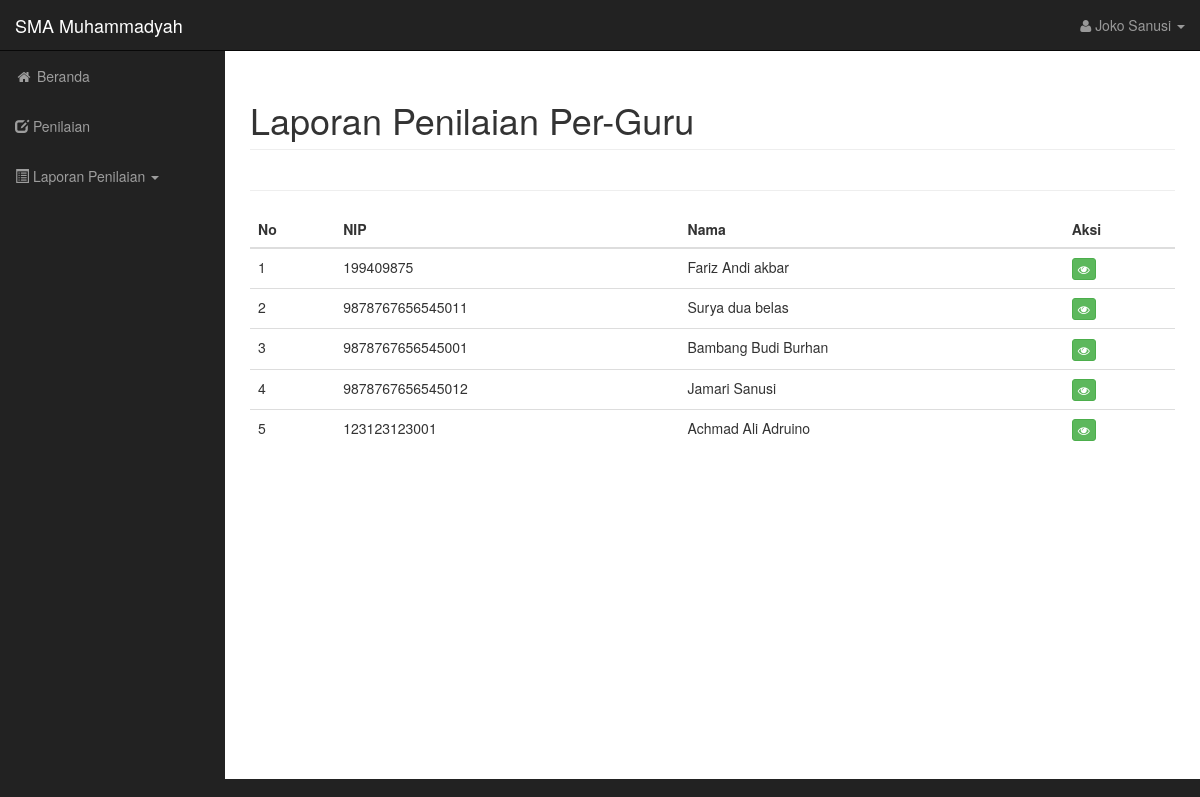
Page /index.php?p=lap_penilaian_guru (signed in) on the committed database.
### tables this page shows
CREATE TABLE IF NOT EXISTS `pengguna` (
  `username` varchar(50) NOT NULL,
  `password` varchar(50) DEFAULT NULL,
  `nama` varchar(100) DEFAULT NULL,
  `hak_akses` int(11) DEFAULT NULL COMMENT '1 : Kepala Sekolah; 2 : Wakil Kepala Sekolah; 3 : Tata Usaha',
  PRIMARY KEY (`username`)
);

CREATE TABLE IF NOT EXISTS `data_guru` (
  `nip` varchar(50) NOT NULL,
  `nama_guru` varchar(100) DEFAULT NULL,
  `alamat` text,
  `tgl_lahir` date DEFAULT NULL,
  `jenis_kelamin` char(1) DEFAULT NULL,
  `status_kawin` char(1) DEFAULT NULL,
  `no_telp` varchar(20) DEFAULT NULL,
  `status_guru` varchar(20) DEFAULT NULL,
  `pendidikan_terakhir` varchar(20) DEFAULT NULL,
  PRIMARY KEY (`nip`)
);

### config/koneksi.php (called while the page is built, shortened)
<?php
	function get_user()
	{
		$v = $_SESSION[md5('admin')];
		$data = mysql_query("SELECT * FROM pengguna WHERE username = '$v' ");
		$row = mysql_fetch_array($data);
        return  $row['nama'];
	}
	function get_hak_akses()
	{
		$v = $_SESSION[md5('admin')];
		$data = mysql_query("SELECT * FROM pengguna WHERE username = '$v' ");
		$row = mysql_fetch_array($data);
        return  $row['hak_akses'];
	}
?>

### pages/lap_penilaian_guru.php (the view, shortened to what this page needs)
<div class="row">
    <div class="col-lg-12">
        <h1 class="page-header">
            Laporan Penilaian Per-Guru
        </h1>
        <div class="row">
            <?php if(isset($_GET['detail'])): ?>
            <div class="col-lg-8 col-md-8 col-sm-8 col-xs-8">
            </div>
            <div class="col-lg-4 col-md-4 col-sm-4 col-xs-4">
                <a id="link_export" target="blank" href="pages/data_penilaian_guru.php?nip=<?= $_GET['detail']; ?>&export=true" class="btn btn-success pull-right" ><i class="fa fa-file-excel-o"></i> Export</a>
            </div>
            <div class="col-lg-12">
                <hr>
                <?php
                    $id = mysql_real_escape_string(htmlspecialchars($_GET['detail']));
                    $data = mysql_query("SELECT * FROM data_guru WHERE nip = '$id' ");
                    while ($row = mysql_fetch_array($data)) {
                        $nama_guru      = $row['nama_guru'];
                        $alamat         = $row['alamat'];
                        $tgl_lahir      = $row['tgl_lahir'];
                        $jenis_kelamin  = $row['jenis_kelamin'];
                        $status_kawin   = $row['status_kawin'];
                        $no_telp        = $row['no_telp'];
                        $status_guru    = $row['status_guru'];
                        $pendidikan_terakhir    = $row['pendidikan_terakhir'];
                    }
                ?>
                <div class="table-responsive">
                    <h3>Data Guru</h3>
                    <table class="table table-hover">
                        <tr><th width="20%">NIP</th><td>: <?= $id; ?></td></tr>
                        <tr><th>Nama</th><td>: <?= $nama_guru; ?></td></tr>
                        <tr><th>Alamat</th><td>: <?= $alamat; ?></td></tr>
                        <tr><th>Tanggal Lahir</th><td>: <?= date('d M Y', strtotime($tgl_lahir)); ?></td></tr>
                        <tr><th>Jenis Kelamin</th><td>: <?= $jenis_kelamin=='P'?'Pria':'Wanita'; ?></td></tr>
                        <tr><th>Status Kawin</th><td>: <?= $status_kawin=='K'?'Kawin':'Belum Kawin'; ?></td></tr>
                        <tr><th>No Telp</th><td>: <?= $no_telp; ?></td></tr>
                        <tr><th>Pendidikan Terakhir</th><td>: <?= $pendidikan_terakhir; ?></td></tr>
                        <tr><th>Status Guru</th><td>: <?= $status_guru; ?></td></tr>
                    </table>
                </div>
                <div class="table-responsive">
                    <h3>Detail Penilaian </h3>
                    <table class="table">
                        <thead>
                            <tr>
                                <th>No</th>
                                <th>Periode</th>
                                <th>Skor Absen</th>
                                <th>Skor Pertanyaan</th>
                                <th>Total Skor</th>
                                <th>Nilai Huruf</th>
                                <th>Aksi</th>
                            </tr>
                        </thead>
                        <tbody>
                            <?php
                                $i=1;
                                $data = mysql_query("SELECT * FROM penilaian a JOIN periode b ON a.id_periode = b.id_periode WHERE nip = '$id'");
                                while ($row = mysql_fetch_array($data)) {
                            ?>
                            <tr>
                                <td><?= $i; ?></td>
                                <td><?= $row['nama_periode']; ?></td>
                                <td><?= number_format($row['skor_absen'],2); ?></td>
                                <td><?= number_format($row['skor_pertanyaan'],2); ?></td>
                                <td><?= number_format($row['total_skor'], 2); ?></td>
                                <td><?= nilai_huruf($row['total_skor']); ?></td>
                                <td>
                                    <button id="<?= $row['id_penilaian']; ?>" class="btn btn-success btn-xs btn-detail" title="Detail" data-toggle="tooltip" data-placement="top"><span class="fa fa-eye"></span></button>
                                </td>
                            </tr>
                            <tr class="detail_box" id="box-<?= $row['id_penilaian']; ?>">
                                <td colspan="7">
                                    <table class="table table-striped">
                                        <thead>
                                            <tr>
                                                <th>Kategori</th>
                                                <th>Skor</th>
                                            </tr>
                                        </thead>
                                        <tbody>
                                        <?php
                                            $kat = mysql_query("SELECT * FROM kategori_penilaian_kinerja");
                                            while($rw = mysql_fetch_array($kat)):
                                        ?>
                                        <tr>
                                            <td><?= $rw['nama_kategori']; ?></td>
                                            <td><?= get_skore_lap($row['nip'], $rw['id_kategori'], $row['id_periode']); ?></td>
                                        </tr>
                                        <?php endwhile; ?>
                                        </tbody>
                                    </table>
                                </td>
                            </tr>
                            <?php $i++; } ?>
                        </tbody>
                    </table>
                    <a href="index.php?p=lap_penilaian_guru" class="btn btn-warning">Kembali</a>
                    <div class="spacer"></div>
                </div>
            </div>
            <?php else: ?>
            <div class="col-lg-12">
            <hr>
                <div class="table-responsive">
                    <table class="table table-hover">
                        <thead>
                            <tr>
                                <th>No</th>
                                <th>NIP</th>
                                <th>Nama</th>
                                <th>Aksi</th>
                            </tr>
                        </thead>
                        <tbody>
                            <?php
                                $i=1;
                                $data = mysql_query("SELECT a.nip, a.nama_guru, SUM(b.total_skor) total FROM data_guru a LEFT JOIN penilaian b ON a.nip = b.nip GROUP BY a.nama_guru ORDER BY 3 ASC");
                                while ($row = mysql_fetch_array($data)) {
                            ?>
                            <tr>
                                <td><?= $i; ?></td>
                                <td><?= $row['nip']; ?></td>
                                <td><?= $row['nama_guru']; ?></td>
                                <td>
                                    <a href="index.php?p=lap_penilaian_guru&detail=<?= $row['nip']; ?>" class="btn btn-success btn-xs btn-detail" title="Detail" data-toggle="tooltip" data-placement="top"><span class="fa fa-eye"></span></a>
                                </td>
                            </tr>
                            <?php $i++; } ?>
                        </tbody>
                    </table>
                    <div class="spacer"></div>
                </div>
            </div>
            <?php endif; ?>
        </div>
    </div>
</div>

### index.php (shortened to what this page needs)
<?php require_once('config/koneksi.php');
?>
<!DOCTYPE html>
<html lang="en">
<head>
    <link rel="stylesheet" href="assets/css/bootstrap.min.css">
    <link href="assets/css/font-awesome.css" rel="stylesheet" type="text/css">
    <link href="assets/plugins/summernote/dist/summernote.css" rel="stylesheet" type="text/css">
    <link rel="stylesheet" href="assets/css/bootstrap-datepicker.min.css">
    <link rel="stylesheet" href="assets/css/bootstrap-datetimepicker.min.css">
    <link href="assets/plugins/morrisjs/morris.css" rel="stylesheet">
    <link rel="stylesheet" href="assets/css/sb-admin.css">
</head>
<body>
    <div id="wrapper">
        <nav class="navbar navbar-inverse navbar-fixed-top" role="navigation">
            <div class="navbar-header">
                <a class="navbar-brand" href="index.php">SMA Muhammadyah</a>
            </div>
            <ul class="nav navbar-right top-nav">
                <li class="dropdown">
                    <a href="#" class="dropdown-toggle" data-toggle="dropdown"><i class="fa fa-user"></i> <?= get_user(); ?> <b class="caret"></b></a>
                </li>
            </ul>
            <div class="collapse navbar-collapse navbar-ex1-collapse">
                <ul class="nav navbar-nav side-nav">
                    <li id="home">
                        <a href="index.php"><i class="fa fa-fw fa-home"></i> Beranda</a>
                    </li>
                    <?php if(get_hak_akses()==1 || get_hak_akses()==2 || get_hak_akses()==3){ ?>
                    <li id="penilaian">
                        <a href="index.php?p=penilaian"><i class="glyphicon glyphicon-edit"></i>  Penilaian</a>
                    </li>
                    <li id="lap_penilaian">
                        <a href="javascript:;" data-toggle="collapse" data-target="#men-lap"><i class="glyphicon glyphicon-list-alt"></i>  Laporan Penilaian <b class="caret "></b></a>
                    </li>
                    <?php } ?>
                </ul>
            </div>
        </nav>
        <div id="page-wrapper">
            <div class="container-fluid">
                <?php
                    if(isset($_GET['p'])){
                        $dir = 'pages';
                        $page = $_GET['p'].'.php';
                        $hal = scandir($dir);
                        if(in_array($page, $hal)){
                            include $dir.'/'.$page;
                        }else{
                            echo 'NOT FOUND';
                        }
                    }else{
                        include 'pages/home.php';
                    }
                ?>
            </div>
        </div>
    </div>
</body>
</html>

### assets/css/sb-admin.css (style rules this page uses)
body { margin-top: 100px; background-color: #222; }
@media (min-width:768px) { body { margin-top: 50px; } }
#wrapper { padding-left: 0; }
#page-wrapper { width: 100%; min-height: 550px; padding: 0; background-color: #fff; }
@media (min-width:768px) { #wrapper { padding-left: 225px; } }
@media (min-width:768px) { #page-wrapper { padding: 10px; } }
.top-nav { padding: 0 15px; }
.top-nav>li { display: inline-block; float: left; }
.top-nav>li>a { padding-top: 15px; padding-bottom: 15px; line-height: 20px; color: #999; }
@media (min-width:768px) { .side-nav { position: fixed; top: 51px; left: 225px; width: 225px; margin-left: -225px; border: none; border-radius: 0; overflow-y: auto; background-color: #222; bottom: 0; overflow-x: hidden; padding-bottom: 40px; } }
@media (min-width:768px) { .side-nav>li>a { width: 225px; } }
.spacer { width: 100%; height: 300px; }

### rows in the picture
pengguna: nama "Joko Sanusi"
data_guru: nip "199409875", nama_guru "Fariz Andi akbar"
data_guru: nip "9878767656545011", nama_guru "Surya dua belas"
data_guru: nip "9878767656545001", nama_guru "Bambang Budi Burhan"
data_guru: nip "9878767656545012", nama_guru "Jamari Sanusi"
data_guru: nip "123123123001", nama_guru "Achmad Ali Adruino"
